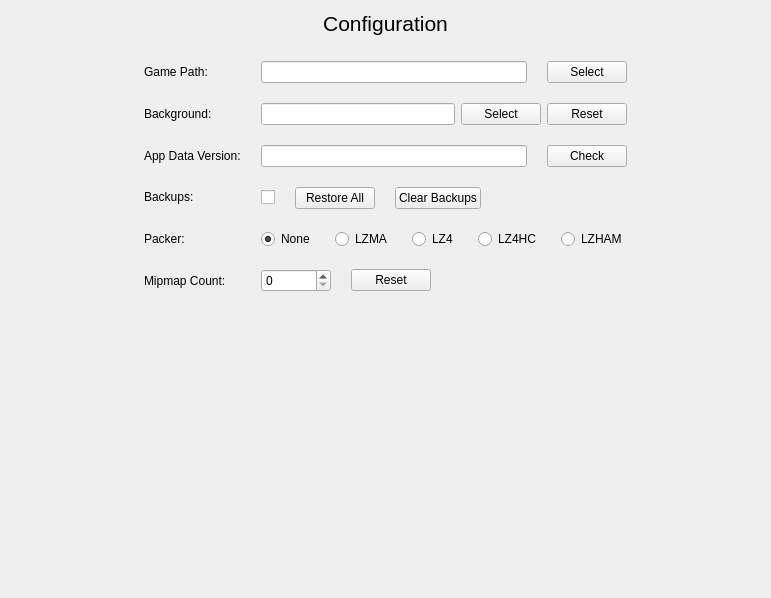
<?xml version="1.0" encoding="UTF-8"?>
<ui version="4.0">
 <class>Config</class>
 <widget class="QWidget" name="Config">
  <property name="geometry">
   <rect>
    <x>0</x>
    <y>0</y>
    <width>771</width>
    <height>598</height>
   </rect>
  </property>
  <property name="sizePolicy">
   <sizepolicy hsizetype="Preferred" vsizetype="Preferred">
    <horstretch>0</horstretch>
    <verstretch>0</verstretch>
   </sizepolicy>
  </property>
  <property name="windowTitle">
   <string>Form</string>
  </property>
  <property name="styleSheet">
   <string notr="true"/>
  </property>
  <layout class="QVBoxLayout" name="verticalLayout">
   <property name="spacing">
    <number>20</number>
   </property>
   <property name="sizeConstraint">
    <enum>QLayout::SizeConstraint::SetDefaultConstraint</enum>
   </property>
   <item>
    <widget class="QLabel" name="label_4">
     <property name="sizePolicy">
      <sizepolicy hsizetype="Preferred" vsizetype="Minimum">
       <horstretch>0</horstretch>
       <verstretch>0</verstretch>
      </sizepolicy>
     </property>
     <property name="minimumSize">
      <size>
       <width>100</width>
       <height>30</height>
      </size>
     </property>
     <property name="maximumSize">
      <size>
       <width>16777215</width>
       <height>30</height>
      </size>
     </property>
     <property name="font">
      <font>
       <pointsize>16</pointsize>
      </font>
     </property>
     <property name="text">
      <string>Configuration</string>
     </property>
     <property name="scaledContents">
      <bool>false</bool>
     </property>
     <property name="alignment">
      <set>Qt::AlignmentFlag::AlignHCenter|Qt::AlignmentFlag::AlignTop</set>
     </property>
    </widget>
   </item>
   <item>
    <layout class="QHBoxLayout" name="maincontent">
     <item>
      <spacer name="horizontalSpacer_2">
       <property name="orientation">
        <enum>Qt::Orientation::Horizontal</enum>
       </property>
       <property name="sizeHint" stdset="0">
        <size>
         <width>40</width>
         <height>20</height>
        </size>
       </property>
      </spacer>
     </item>
     <item>
      <layout class="QVBoxLayout" name="verticalLayout_5">
       <item>
        <widget class="QLabel" name="label">
         <property name="toolTip">
          <string>Game Data Path up to the 0x000000 folder</string>
         </property>
         <property name="text">
          <string>Game Path: </string>
         </property>
        </widget>
       </item>
       <item>
        <widget class="QLabel" name="label_5">
         <property name="toolTip">
          <string>App Background Image</string>
         </property>
         <property name="text">
          <string>Background:</string>
         </property>
        </widget>
       </item>
       <item>
        <widget class="QLabel" name="label_3">
         <property name="toolTip">
          <string>Current App Data Version</string>
         </property>
         <property name="text">
          <string>App Data Version:</string>
         </property>
        </widget>
       </item>
       <item>
        <widget class="QLabel" name="label_2">
         <property name="toolTip">
          <string>Create and manage backups of replaced assets</string>
         </property>
         <property name="text">
          <string>Backups:</string>
         </property>
        </widget>
       </item>
       <item>
        <widget class="QLabel" name="label_7">
         <property name="toolTip">
          <string>What packer to use when creating bundles</string>
         </property>
         <property name="text">
          <string>Packer:</string>
         </property>
        </widget>
       </item>
       <item>
        <widget class="QLabel" name="label_6">
         <property name="toolTip">
          <string>Amount of Mipmaps to generate for asset images</string>
         </property>
         <property name="text">
          <string>Mipmap Count:</string>
         </property>
        </widget>
       </item>
      </layout>
     </item>
     <item>
      <layout class="QVBoxLayout" name="verticalLayout_3">
       <item>
        <layout class="QHBoxLayout" name="horizontalLayout">
         <item>
          <widget class="QLineEdit" name="gameLine">
           <property name="enabled">
            <bool>true</bool>
           </property>
           <property name="toolTip">
            <string/>
           </property>
           <property name="readOnly">
            <bool>true</bool>
           </property>
          </widget>
         </item>
         <item>
          <widget class="QPushButton" name="gameButton">
           <property name="cursor">
            <cursorShape>PointingHandCursor</cursorShape>
           </property>
           <property name="text">
            <string>Select</string>
           </property>
           <property name="icon">
            <iconset theme="QIcon::ThemeIcon::FolderOpen"/>
           </property>
          </widget>
         </item>
        </layout>
       </item>
       <item>
        <layout class="QHBoxLayout" name="horizontalLayout_2">
         <property name="spacing">
          <number>6</number>
         </property>
         <item>
          <widget class="QLineEdit" name="bgLine">
           <property name="enabled">
            <bool>true</bool>
           </property>
           <property name="toolTip">
            <string/>
           </property>
           <property name="toolTipDuration">
            <number>-1</number>
           </property>
           <property name="readOnly">
            <bool>true</bool>
           </property>
          </widget>
         </item>
         <item>
          <widget class="QPushButton" name="bgButton">
           <property name="cursor">
            <cursorShape>PointingHandCursor</cursorShape>
           </property>
           <property name="toolTip">
            <string/>
           </property>
           <property name="text">
            <string>Select</string>
           </property>
           <property name="icon">
            <iconset theme="QIcon::ThemeIcon::DocumentOpen"/>
           </property>
          </widget>
         </item>
         <item>
          <widget class="QPushButton" name="bgResetButton">
           <property name="cursor">
            <cursorShape>PointingHandCursor</cursorShape>
           </property>
           <property name="text">
            <string>Reset</string>
           </property>
           <property name="flat">
            <bool>false</bool>
           </property>
          </widget>
         </item>
        </layout>
       </item>
       <item>
        <layout class="QHBoxLayout" name="horizontalLayout_3">
         <item>
          <widget class="QLineEdit" name="updateLine">
           <property name="readOnly">
            <bool>true</bool>
           </property>
          </widget>
         </item>
         <item>
          <widget class="QPushButton" name="updateButton">
           <property name="cursor">
            <cursorShape>PointingHandCursor</cursorShape>
           </property>
           <property name="text">
            <string>Check</string>
           </property>
          </widget>
         </item>
        </layout>
       </item>
       <item>
        <layout class="QHBoxLayout" name="horizontalLayout_5">
         <item>
          <widget class="QCheckBox" name="backupBox">
           <property name="cursor">
            <cursorShape>PointingHandCursor</cursorShape>
           </property>
           <property name="toolTip">
            <string/>
           </property>
           <property name="text">
            <string/>
           </property>
          </widget>
         </item>
         <item>
          <widget class="QPushButton" name="restoreButton">
           <property name="cursor">
            <cursorShape>PointingHandCursor</cursorShape>
           </property>
           <property name="toolTip">
            <string>Applies all backups already created</string>
           </property>
           <property name="text">
            <string>Restore All</string>
           </property>
          </widget>
         </item>
         <item>
          <widget class="QPushButton" name="clearButton">
           <property name="cursor">
            <cursorShape>PointingHandCursor</cursorShape>
           </property>
           <property name="toolTip">
            <string>Removes all backups created</string>
           </property>
           <property name="text">
            <string>Clear Backups</string>
           </property>
          </widget>
         </item>
         <item>
          <spacer name="horizontalSpacer_3">
           <property name="orientation">
            <enum>Qt::Orientation::Horizontal</enum>
           </property>
           <property name="sizeHint" stdset="0">
            <size>
             <width>40</width>
             <height>20</height>
            </size>
           </property>
          </spacer>
         </item>
        </layout>
       </item>
       <item>
        <layout class="QHBoxLayout" name="horizontalLayout_6">
         <item>
          <widget class="QRadioButton" name="noneButton">
           <property name="cursor">
            <cursorShape>PointingHandCursor</cursorShape>
           </property>
           <property name="text">
            <string>None</string>
           </property>
           <property name="checked">
            <bool>true</bool>
           </property>
          </widget>
         </item>
         <item>
          <widget class="QRadioButton" name="lzmaButton">
           <property name="cursor">
            <cursorShape>PointingHandCursor</cursorShape>
           </property>
           <property name="text">
            <string>LZMA</string>
           </property>
          </widget>
         </item>
         <item>
          <widget class="QRadioButton" name="lz4Button">
           <property name="cursor">
            <cursorShape>PointingHandCursor</cursorShape>
           </property>
           <property name="text">
            <string>LZ4</string>
           </property>
          </widget>
         </item>
         <item>
          <widget class="QRadioButton" name="lz4hcButton">
           <property name="cursor">
            <cursorShape>PointingHandCursor</cursorShape>
           </property>
           <property name="text">
            <string>LZ4HC</string>
           </property>
          </widget>
         </item>
         <item>
          <widget class="QRadioButton" name="lzhamButton">
           <property name="cursor">
            <cursorShape>PointingHandCursor</cursorShape>
           </property>
           <property name="text">
            <string>LZHAM</string>
           </property>
          </widget>
         </item>
        </layout>
       </item>
       <item>
        <layout class="QHBoxLayout" name="horizontalLayout_4">
         <item>
          <widget class="QSpinBox" name="mipBox">
           <property name="minimumSize">
            <size>
             <width>70</width>
             <height>0</height>
            </size>
           </property>
           <property name="toolTip">
            <string/>
           </property>
          </widget>
         </item>
         <item>
          <widget class="QPushButton" name="mipButton">
           <property name="cursor">
            <cursorShape>PointingHandCursor</cursorShape>
           </property>
           <property name="text">
            <string>Reset</string>
           </property>
          </widget>
         </item>
         <item>
          <spacer name="horizontalSpacer_4">
           <property name="orientation">
            <enum>Qt::Orientation::Horizontal</enum>
           </property>
           <property name="sizeHint" stdset="0">
            <size>
             <width>40</width>
             <height>20</height>
            </size>
           </property>
          </spacer>
         </item>
        </layout>
       </item>
      </layout>
     </item>
     <item>
      <spacer name="horizontalSpacer">
       <property name="orientation">
        <enum>Qt::Orientation::Horizontal</enum>
       </property>
       <property name="sizeHint" stdset="0">
        <size>
         <width>40</width>
         <height>20</height>
        </size>
       </property>
      </spacer>
     </item>
    </layout>
   </item>
   <item>
    <spacer name="verticalSpacer">
     <property name="orientation">
      <enum>Qt::Orientation::Vertical</enum>
     </property>
     <property name="sizeHint" stdset="0">
      <size>
       <width>20</width>
       <height>40</height>
      </size>
     </property>
    </spacer>
   </item>
  </layout>
 </widget>
 <resources/>
 <connections/>
</ui>
